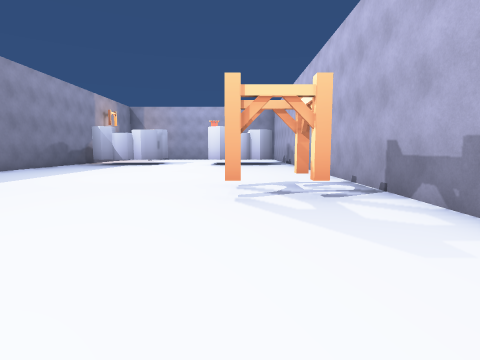
[1] (above)

18 first-person views from a walk through a Unity game level. The camera is 1.3 m above the floor, tilts 6° down and sees 80° across. The floor is counted in squares, 2 m on a side. Each view is taken from the middle of a square. On the plan, view 1 faces up. The plan holds only what a view shows up to about 9 squares ahead; the rest is blank. The player is left out. Some animated figures are not drawn.

[2]
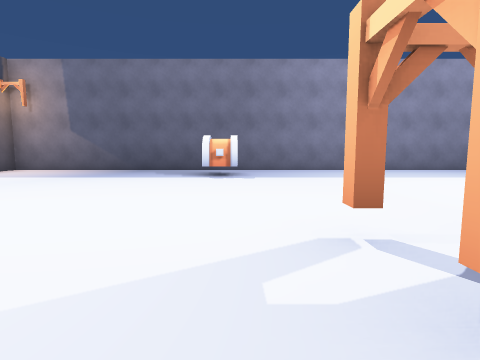

[3]
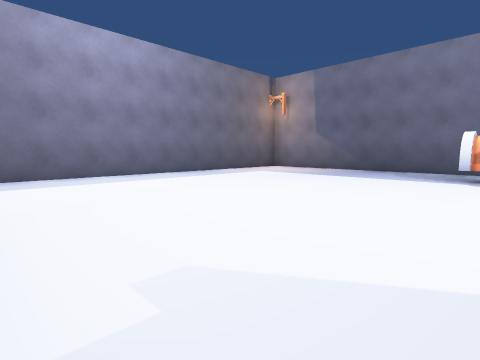

[4]
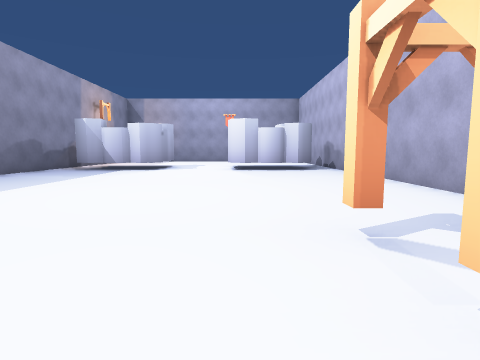

[5]
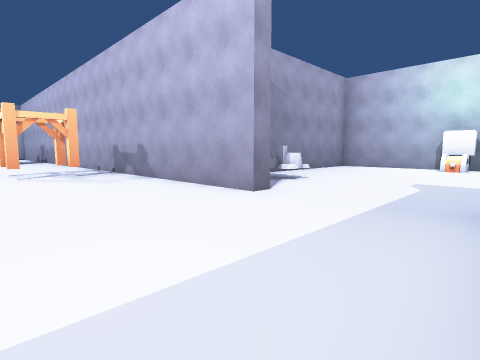

[6]
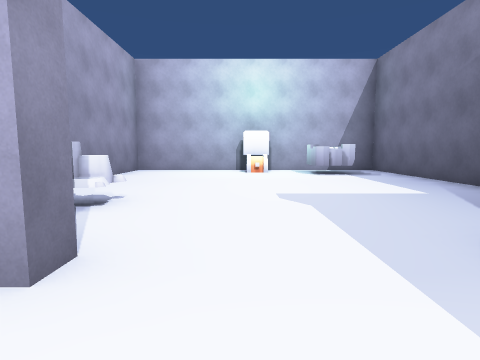

[7]
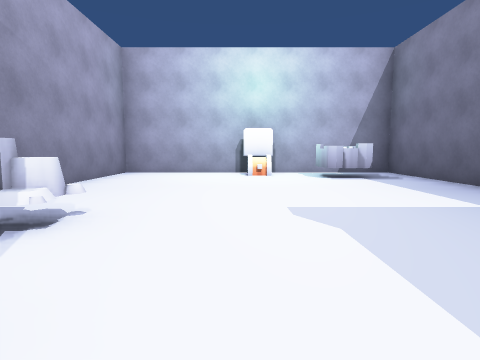

[8]
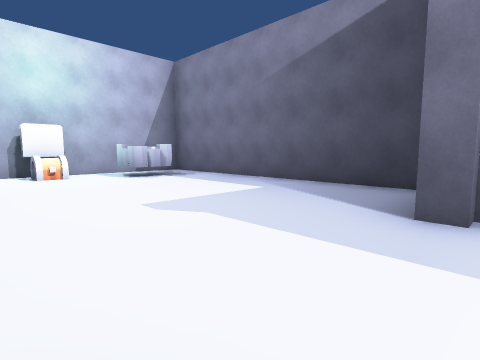

[9]
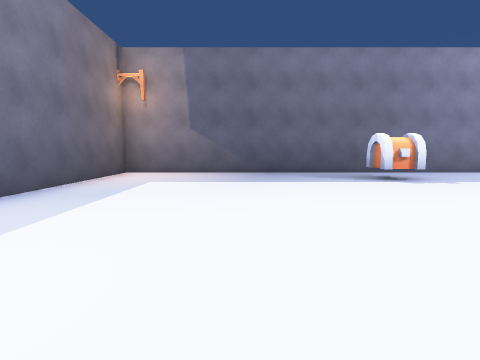

[10]
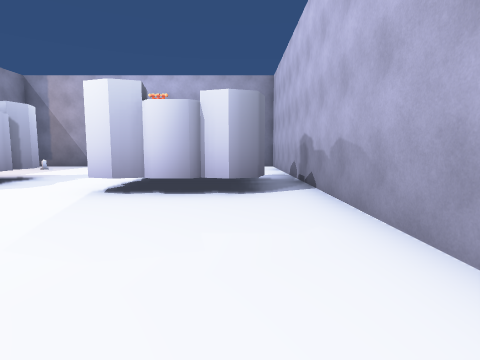

[11]
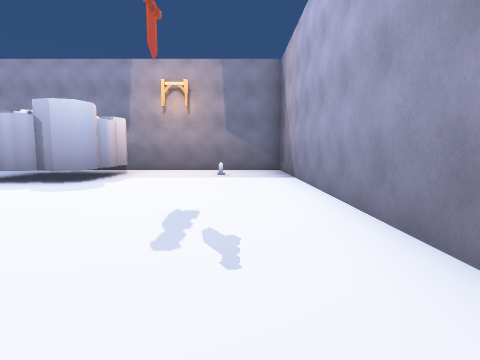

[12]
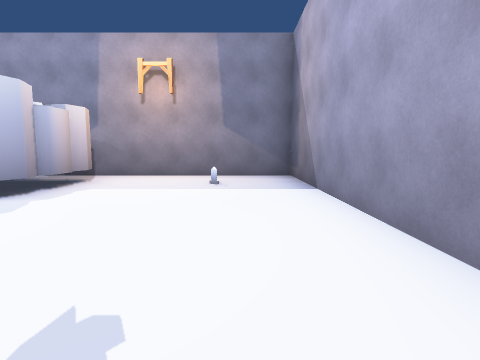

[13]
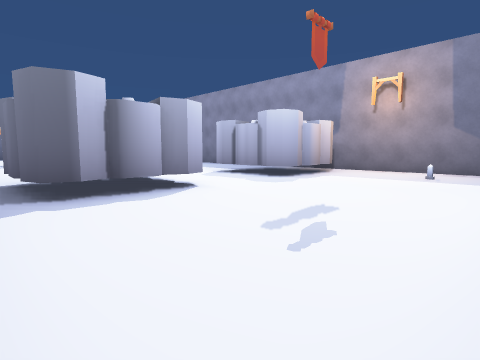

[14]
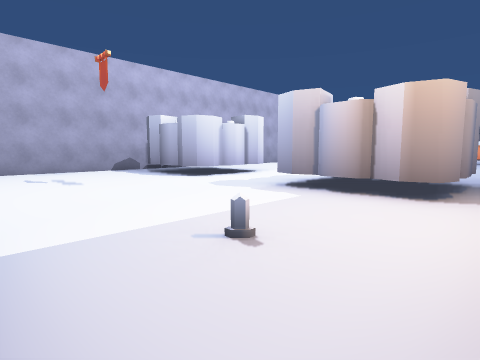

[15]
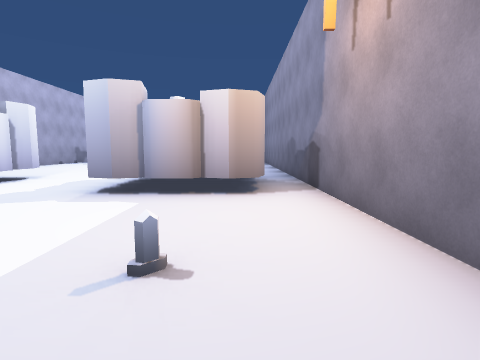

[16]
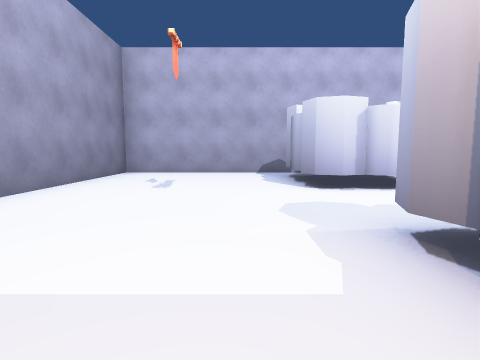

[17]
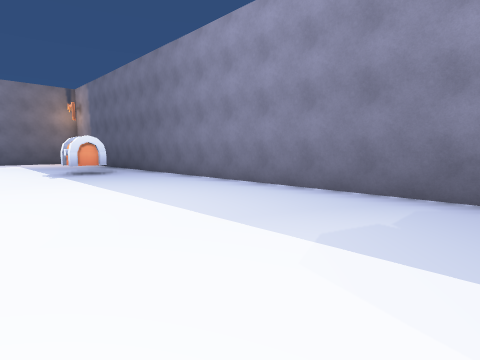

[18]
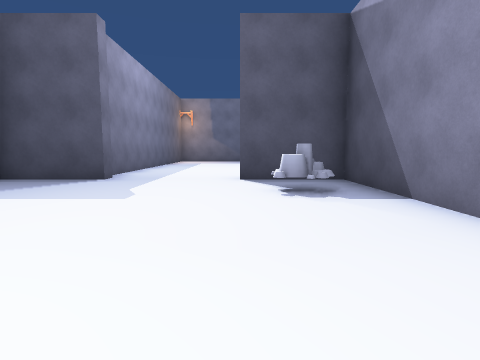

### Floor plan
Key: @ floor where view 1 was taken; # wall or solid block; . floor; O other object.
Columns run from 8 left of view 1 to 11 right of it. Each row starts with its distance up from view 1.
 20 ############
 19 #..........#
 18 #..O.......#
 17 #..........#
 16 #..........#
 15 #..O....O..#
 14 #.###..###.#
 13 #.###..###.#
 12 #..O....O..#
 11 #..........#
 10 #..........#
  9 #..........#
  8 #..........#
  7 #..........#
  6 #..........#
  5 #.......OO.#
  4 #.......OO.#
  3 #.OO.......#
  2 #..O.......#########
  1 #..........#.......#
  0 #.......@..#OO.....#
 -1 #..................#
 -2 #................OO
 -3 #.................O
 -4 #..........#.....O.#
 -5 ############.....O.#
 -6           #........#
 -7           ##########

Where each view was taken, in squares from view 1:
view 1: 0 up, 0 right, facing up
view 2: 3 up, 2 right, facing left
view 3: 3 up, 2 right, facing down-left
view 4: 3 up, 1 left, facing up
view 5: 4 down, 1 left, facing up-right
view 6: 2 down, 1 right, facing right
view 7: 2 down, 2 right, facing right
view 8: 1 down, 2 right, facing down-right
view 9: 1 down, 1 right, facing left
view 10: 8 up, 1 right, facing up
view 11: 18 up, 2 right, facing left
view 12: 18 up, 0 right, facing left
view 13: 19 up, 2 right, facing down-left
view 14: 19 up, 7 left, facing down-right
view 15: 19 up, 6 left, facing down
view 16: 16 up, 6 left, facing right
view 17: 11 up, 3 left, facing down-left
view 18: 1 down, 9 right, facing left
